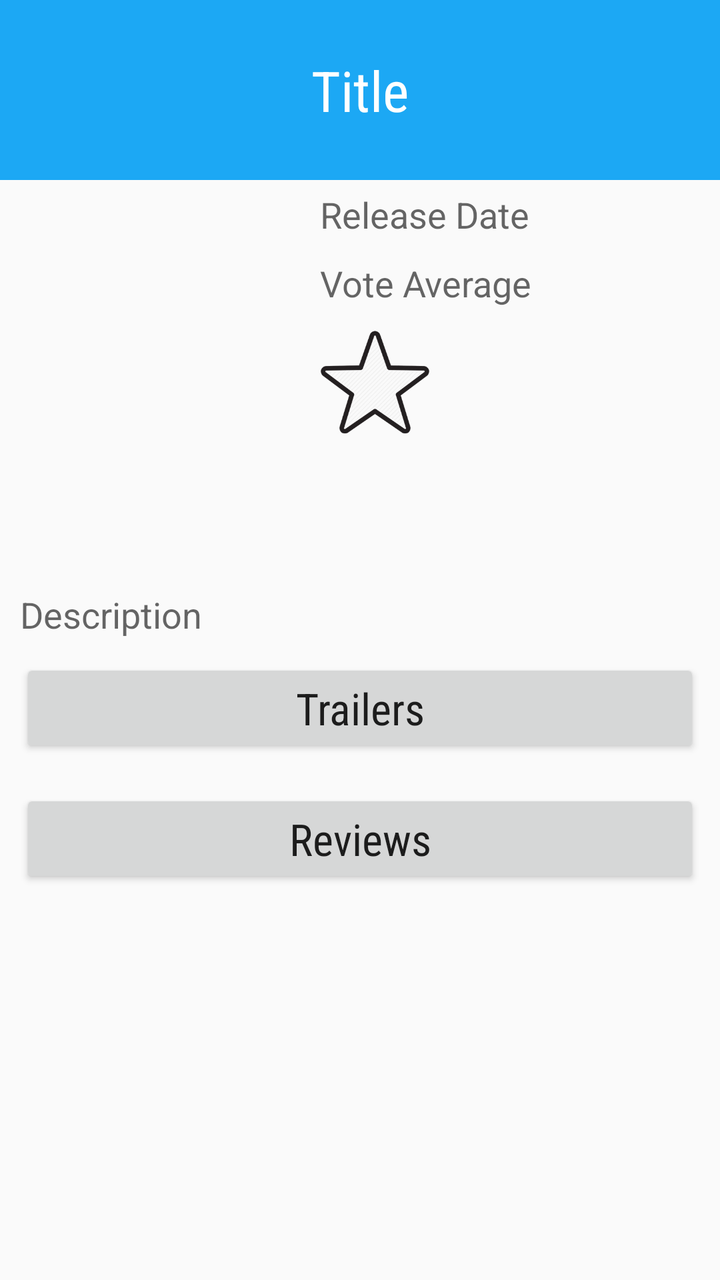
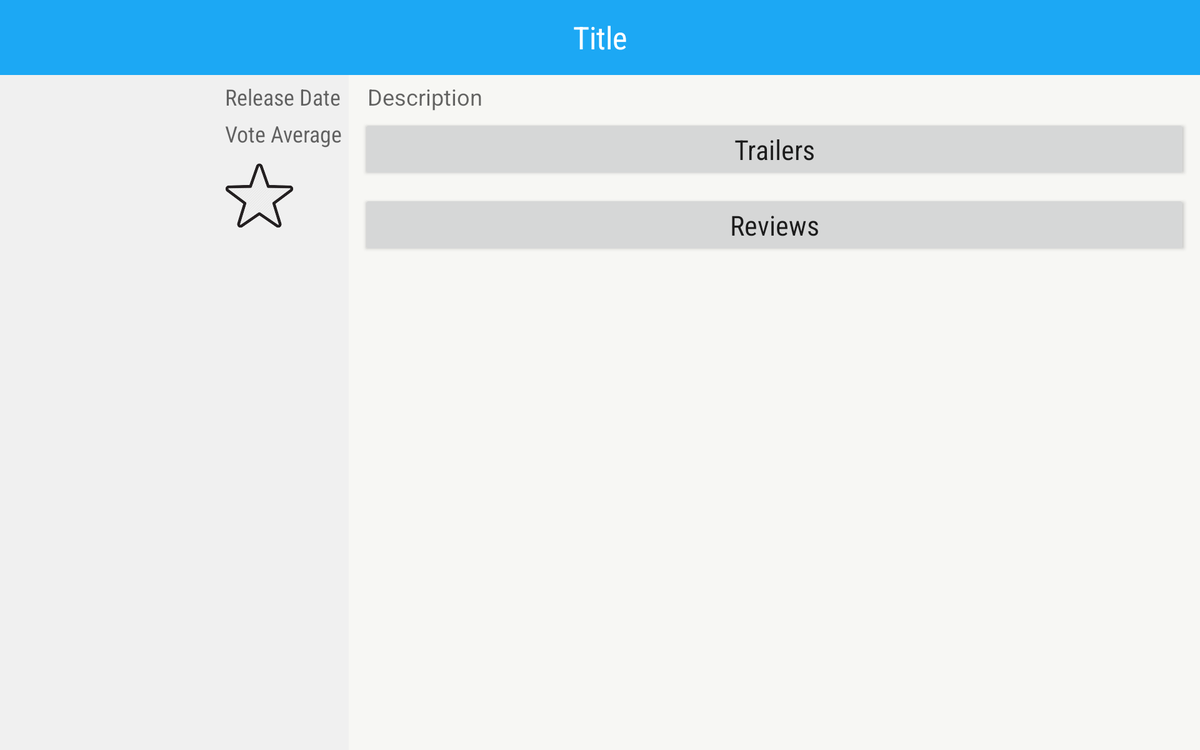

One screen, two layout resources from the same app: the default and the repository's alternative for another configuration. Each is rendered where Android would select it; the XML of both is given below.
<!-- AndroidManifest.xml: application theme AppTheme -->
<!-- res/layout/fragment_detail.xml -->
<ScrollView
    xmlns:android="http://schemas.android.com/apk/res/android"
    xmlns:tools="http://schemas.android.com/tools"
    tools:context="com.MhamedMalgp.moviesapp.DetailActivityFragment"
    android:layout_height="match_parent"
    android:layout_width="match_parent"
    android:id="@+id/scrollView"
    >

<RelativeLayout
    android:layout_width="match_parent"
    android:layout_height="match_parent"
    android:paddingBottom="@dimen/activity_vertical_margin">

    <FrameLayout
        android:layout_width="match_parent"
        android:layout_height="wrap_content"
        android:layout_alignParentTop="true"
        android:id="@+id/header"
        android:background="@color/blue"
        android:minHeight="90dp">
        <TextView
            android:layout_width="wrap_content"
            android:layout_height="wrap_content"
            android:textAppearance="?android:attr/textAppearanceMedium"
            android:text="Title"
            android:id="@+id/titleTxt"
            android:fontFamily="sans-serif-condensed"
            android:layout_centerHorizontal="true"
            android:layout_gravity="center"
            android:textColor="@android:color/white"
            style="@style/TextAppearance.AppCompat.Large"
            android:textSize="28sp"
            android:gravity="center" />
    </FrameLayout>

    <ImageView
        android:layout_width="130dp"
        android:layout_height="190dp"
        android:id="@+id/poster"
        android:layout_alignParentTop="false"
        android:layout_alignParentLeft="true"
        android:layout_alignParentStart="true"
        android:layout_marginTop="5dp"
        android:layout_below="@+id/header"
        android:layout_marginLeft="10dp"
        android:layout_marginRight="10dp" />



    <TextView
        android:layout_width="wrap_content"
        android:layout_height="wrap_content"
        android:textAppearance="?android:attr/textAppearanceMedium"
        android:text="Release Date"
        android:layout_below="@+id/header"
        android:id="@+id/releaseDateTxt"
        android:layout_toRightOf="@+id/poster"
        android:layout_toEndOf="@+id/poster"
        android:layout_marginLeft="10dp"
        android:layout_alignTop="@+id/poster" />

    <TextView
        android:layout_width="wrap_content"
        android:layout_height="wrap_content"
        android:textAppearance="?android:attr/textAppearanceMedium"
        android:text="Vote Average"
        android:id="@+id/voteAverageTxt"
        android:layout_below="@+id/releaseDateTxt"
        android:layout_alignLeft="@+id/releaseDateTxt"
        android:layout_alignStart="@+id/releaseDateTxt"
        android:layout_marginTop="10dp" />

    <TextView
        android:layout_width="wrap_content"
        android:layout_height="wrap_content"
        android:fontFamily="sans-serif-condensed"
        android:textAppearance="?android:textAppearanceLarge"
        android:text="Overview"
        android:id="@+id/description"
        android:layout_marginTop="5dp"
        android:layout_below="@+id/poster"
        android:layout_marginLeft="10dp"
        android:visibility="gone" />

    <TextView
        android:layout_width="match_parent"
        android:layout_height="wrap_content"
        android:textAppearance="?android:attr/textAppearanceMedium"
        android:text="Description"
        android:id="@+id/descriptionTxt"
        android:layout_centerVertical="true"
        android:layout_alignParentRight="true"
        android:layout_alignParentEnd="true"
        android:layout_below="@+id/description"
        android:layout_marginTop="10dp"
        android:layout_marginLeft="10dp"
        android:layout_marginRight="10dp" />

    <Button
        android:layout_width="match_parent"
        android:layout_height="wrap_content"
        android:fontFamily="sans-serif-condensed"
        android:textAppearance="?android:textAppearanceLarge"
        android:text="Trailers"
        android:id="@+id/trailers"
        android:layout_marginTop="10dp"
        android:layout_below="@id/descriptionTxt"
        android:layout_marginLeft="10dp"
        android:layout_marginRight="10dp" />

    <TableLayout
        android:layout_width="match_parent"
        android:layout_height="wrap_content"
        android:layout_below="@id/trailers"
        android:layout_marginTop="6dp"
        android:layout_centerHorizontal="true"
        android:id="@+id/trailersTable"
        android:visibility="visible">

    </TableLayout>


    <Button
        android:layout_width="match_parent"
        android:layout_height="wrap_content"
        android:fontFamily="sans-serif-condensed"
        android:textAppearance="?android:textAppearanceLarge"
        android:text="@string/reviewsButton"
        android:id="@+id/reviews"
        android:layout_marginTop="10dp"
        android:layout_below="@id/trailersTable"
        android:layout_marginLeft="10dp"
        android:visibility="visible"
        android:layout_marginRight="10dp" />

    <TableLayout
        android:layout_width="match_parent"
        android:layout_height="wrap_content"
        android:layout_below="@id/reviews"
        android:layout_marginTop="6dp"
        android:layout_centerHorizontal="true"
        android:id="@+id/reviewsTable"
        android:visibility="visible">

    </TableLayout>

    <Button
        android:layout_width="55dp"
        android:layout_height="55dp"
        android:id="@+id/favButton"
        android:contentDescription="Add to favorites"
        android:layout_below="@+id/voteAverageTxt"
        android:layout_toRightOf="@+id/poster"
        android:layout_toEndOf="@+id/poster"
        android:layout_marginTop="10dp"
        android:layout_marginLeft="10dp"
        android:background="@drawable/button_fav" />


</RelativeLayout>

</ScrollView>
<!-- resources referenced by this layout -->
<resources>
  <color name="blue">#1ca8f4</color>
  <!-- drawable button_fav: png bitmap (drawable, 25145 bytes) -->
  <string name="reviewsButton">Reviews</string>
  <style name="AppTheme" parent="Theme.AppCompat.Light.DarkActionBar">
          
          <item name="colorPrimary">@color/colorPrimary</item>
          <item name="colorPrimaryDark">@color/colorPrimaryDark</item>
          <item name="colorAccent">@color/colorAccent</item>
          <item name="android:dropDownListViewStyle">@style/MyDropDownListView</item>
          <item name="android:spinnerDropDownItemStyle">@style/MySpinnerDropDownItem</item>
  
      </style>
  <color name="colorPrimary">#3F51B5</color>
  <color name="colorPrimaryDark">#303F9F</color>
  <color name="colorAccent">#FF4081</color>
  <style name="MyDropDownListView" parent="android:style/Widget.Holo.ListView.DropDown">
          <item name="android:listSelector">@drawable/spinner_selector</item>
      </style>
  <style name="MySpinnerDropDownItem" parent="android:style/Widget.DropDownItem.Spinner">
          <item name="android:background">@drawable/spinner_selector</item>
          <item name="android:checkMark">@null</item>
      </style>
  <!-- drawable spinner_selector (drawable) -->
  <?xml version="1.0" encoding="utf-8"?>
  <selector xmlns:android="http://schemas.android.com/apk/res/android"
      android:exitFadeDuration="@android:integer/config_mediumAnimTime" >
      <item android:state_pressed="false" android:state_checked="true" android:drawable="@color/holo_gray_light" />
      <item android:state_pressed="true" android:drawable="@color/holo_gray_light" />
      <item android:drawable="@android:color/transparent" />
  </selector>
  <color name="holo_gray_light">#33848484</color>
</resources>
<!-- res/layout-sw600dp-land/fragment_detail.xml (the repository's variant of the layout above) -->
<!-- drawn on a 7-inch tablet turned sideways -->
<RelativeLayout
    xmlns:android="http://schemas.android.com/apk/res/android"
    xmlns:tools="http://schemas.android.com/tools"
    tools:context="com.MhamedMalgp.moviesapp.DetailActivityFragment"
    android:id="@+id/fragment_detail"
    android:layout_width="match_parent"
    android:layout_height="match_parent"
    android:name="com.MhamedMalgp.moviesapp.DetailActivityFragment"
    android:background="#f0f0f0">

    <FrameLayout
        android:layout_width="match_parent"
        android:layout_height="wrap_content"
        android:layout_alignParentTop="true"
        android:id="@+id/header"
        android:background="@color/blue"
        android:minHeight="60dp">
        <TextView
            android:layout_width="wrap_content"
            android:layout_height="wrap_content"
            android:textAppearance="?android:attr/textAppearanceMedium"
            android:text="Title"
            android:id="@+id/titleTxt"
            android:fontFamily="sans-serif-condensed"
            android:layout_centerHorizontal="true"
            android:layout_gravity="center"
            android:textColor="@android:color/white"
            style="@style/TextAppearance.AppCompat.Large"
            android:textSize="25sp"
            android:gravity="center" />
    </FrameLayout>

    <ImageView
        android:layout_width="155dp"
        android:layout_height="250dp"
        android:id="@+id/poster"
        android:layout_alignParentTop="false"
        android:layout_alignParentLeft="true"
        android:layout_alignParentStart="true"
        android:layout_marginTop="5dp"
        android:layout_below="@+id/header"
        android:layout_marginLeft="10dp"
        android:layout_marginRight="5dp" />



    <TextView
        android:layout_width="wrap_content"
        android:layout_height="wrap_content"
        android:fontFamily="sans-serif-condensed"
        android:textAppearance="?android:attr/textAppearanceMedium"
        android:text="Release Date"
        android:layout_below="@+id/header"
        android:id="@+id/releaseDateTxt"
        android:layout_toRightOf="@+id/poster"
        android:layout_toEndOf="@+id/poster"
        android:layout_marginLeft="10dp"
        android:layout_alignTop="@+id/poster"
        android:textSize="18sp" />

    <TextView
        android:layout_width="wrap_content"
        android:layout_height="wrap_content"
        android:textAppearance="?android:attr/textAppearanceMedium"
        android:fontFamily="sans-serif-condensed"
        android:text="Vote Average"
        android:id="@+id/voteAverageTxt"
        android:layout_below="@+id/releaseDateTxt"
        android:layout_alignLeft="@+id/releaseDateTxt"
        android:layout_alignStart="@+id/releaseDateTxt"
        android:layout_marginTop="5dp"
        android:textSize="18sp" />

    <TextView
        android:layout_width="wrap_content"
        android:layout_height="wrap_content"
        android:fontFamily="sans-serif-condensed"
        android:textAppearance="?android:textAppearanceLarge"
        android:text="Overview"
        android:id="@+id/description"
        android:layout_marginTop="5dp"
        android:layout_below="@+id/poster"
        android:layout_marginLeft="10dp"
        android:visibility="gone" />


    <ScrollView

        android:layout_width="wrap_content"
        android:layout_height="match_parent"
        android:id="@+id/scrollView"
        android:layout_below="@+id/header"
        android:layout_toRightOf="@+id/voteAverageTxt"
        android:layout_alignParentRight="true"
        android:orientation="vertical"

        android:background="@color/gray"
        android:layout_marginLeft="5dp">
    <LinearLayout
        android:layout_width="match_parent"
        android:layout_height="match_parent"
        android:orientation="vertical"
        >
        <TextView
            android:layout_width="match_parent"
            android:layout_height="wrap_content"
            android:textAppearance="?android:attr/textAppearanceMedium"
            android:text="Description"
            android:id="@+id/descriptionTxt"

            android:layout_below="@+id/header"
            android:layout_toRightOf="@+id/voteAverageTxt"
            android:layout_marginLeft="10dp"
            android:padding="5dp"
            android:background="@color/gray" />

    <Button
        android:layout_width="match_parent"
        android:layout_height="wrap_content"
        android:fontFamily="sans-serif-condensed"
        android:textAppearance="?android:textAppearanceLarge"
        android:text="Trailers"
        android:id="@+id/trailers"
        android:layout_below="@+id/descriptionTxt"
        android:layout_marginLeft="10dp"
        android:layout_marginRight="10dp"

        android:layout_toRightOf="@+id/voteAverageTxt" />

    <TableLayout
        android:layout_width="match_parent"
        android:layout_height="wrap_content"
        android:layout_below="@id/trailers"
        android:layout_marginTop="6dp"
        android:layout_centerHorizontal="true"
        android:id="@+id/trailersTable"
        android:visibility="visible"
        android:layout_toRightOf="@+id/voteAverageTxt">

    </TableLayout>


    <Button
        android:layout_width="match_parent"
        android:layout_height="wrap_content"
        android:fontFamily="sans-serif-condensed"
        android:textAppearance="?android:textAppearanceLarge"
        android:text="@string/reviewsButton"
        android:id="@+id/reviews"
        android:layout_marginTop="5dp"
        android:layout_below="@id/trailersTable"
        android:layout_marginLeft="10dp"
        android:visibility="visible"
        android:layout_marginRight="10dp"
        android:layout_toRightOf="@+id/voteAverageTxt" />

    <TableLayout
        android:layout_width="match_parent"
        android:layout_height="wrap_content"
        android:layout_below="@id/reviews"
        android:layout_marginTop="6dp"
        android:layout_centerHorizontal="true"
        android:id="@+id/reviewsTable"
        android:visibility="visible"
        android:layout_toRightOf="@+id/voteAverageTxt">

    </TableLayout>
    </LinearLayout>
    </ScrollView>
    <Button
        android:layout_width="55dp"
        android:layout_height="55dp"
        android:id="@+id/favButton"
        android:contentDescription="Add to favorites"
        android:layout_below="@+id/voteAverageTxt"
        android:layout_toRightOf="@+id/poster"
        android:layout_toEndOf="@+id/poster"
        android:layout_marginTop="10dp"
        android:layout_marginLeft="10dp"
        android:background="@drawable/button_fav" />


</RelativeLayout>
<!-- resources referenced by the variant -->
<!-- as a 7-inch tablet turned sideways resolves them -->
<resources>
  <color name="blue">#1ca8f4</color>
  <color name="gray">#f7f7f4</color>
  <!-- drawable button_fav: png bitmap (drawable, 25145 bytes) -->
  <string name="reviewsButton">Reviews</string>
  <style name="AppTheme" parent="Theme.AppCompat.Light.DarkActionBar">
          
          <item name="colorPrimary">@color/colorPrimary</item>
          <item name="colorPrimaryDark">@color/colorPrimaryDark</item>
          <item name="colorAccent">@color/colorAccent</item>
          <item name="android:dropDownListViewStyle">@style/MyDropDownListView</item>
          <item name="android:spinnerDropDownItemStyle">@style/MySpinnerDropDownItem</item>
  
      </style>
  <color name="colorPrimary">#3F51B5</color>
  <color name="colorPrimaryDark">#303F9F</color>
  <color name="colorAccent">#FF4081</color>
  <style name="MyDropDownListView" parent="android:style/Widget.Holo.ListView.DropDown">
          <item name="android:listSelector">@drawable/spinner_selector</item>
      </style>
  <style name="MySpinnerDropDownItem" parent="android:style/Widget.DropDownItem.Spinner">
          <item name="android:background">@drawable/spinner_selector</item>
          <item name="android:checkMark">@null</item>
      </style>
  <!-- drawable spinner_selector (drawable) -->
  <?xml version="1.0" encoding="utf-8"?>
  <selector xmlns:android="http://schemas.android.com/apk/res/android"
      android:exitFadeDuration="@android:integer/config_mediumAnimTime" >
      <item android:state_pressed="false" android:state_checked="true" android:drawable="@color/holo_gray_light" />
      <item android:state_pressed="true" android:drawable="@color/holo_gray_light" />
      <item android:drawable="@android:color/transparent" />
  </selector>
  <color name="holo_gray_light">#33848484</color>
</resources>
